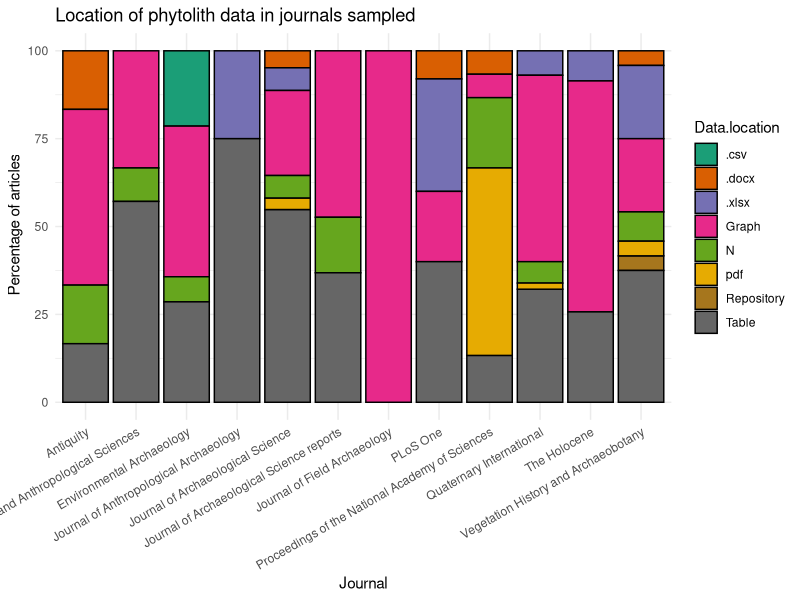

Generate this figure with R:
#open packages needed and read in the data
library(tidyverse)
library(here)

#reading in the data and rename it as a tibble with shorter name
Open_phytos <- read_csv(here("raw data", "Open_Phyto_2020_cleaned.csv"))

# selecting the data column and rows for figure

Data_location_all_journal <- Open_phytos %>% 
  rename_with(make.names) %>%
  select("Journal", "Data.location") %>% 
  group_by(Journal) %>% 
  count(Data.location)


data_locations_all_percent <- Data_location_all_journal %>% 
  mutate (Percent = n / sum(n) * 100)
  
library(ggplot2)

data_locations_all_percent %>% 
  ggplot(aes(x = Journal, y = Percent, fill = Data.location)) +
  geom_col(color = "black") +
  scale_fill_brewer(palette="Dark2") +
  theme_minimal() +
  labs(title = "Location of phytolith data in journals sampled",
       x = "Journal",
       y = " Percentage of articles") +
  theme(axis.text.x = element_text(angle = 30, hjust = 1, vjust = 1))
  
